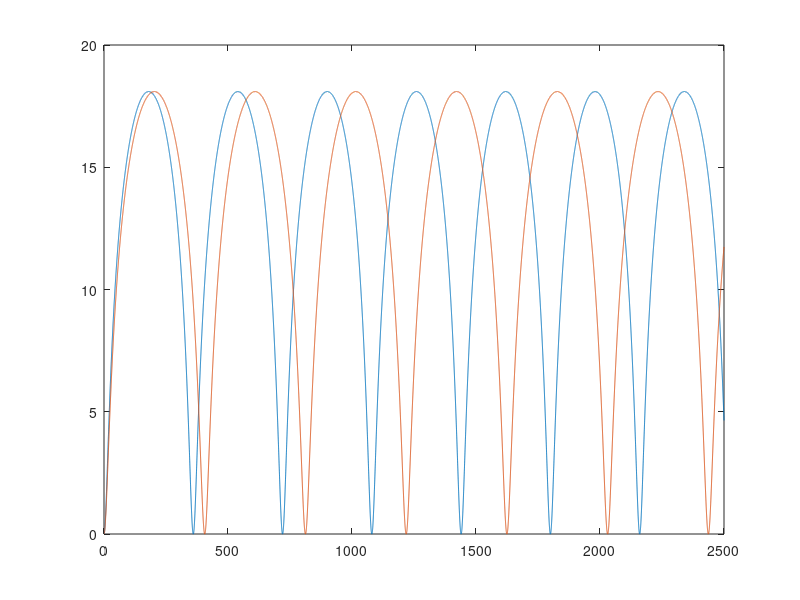

Here is the MATLAB script that generated this plot: (Note: this script raises an error after producing the figure.)
clc
clear all

A = 1 ; %incident signal
d1 = 1 ; %chosen diameter of main pipe in inches
d2 = 4 ; %chosen diameter of expansion chamber in inches
s1 = (pi*(.0254*d1).^2)./4 ; %cross-sectional area s1 in m^2
s2 = (pi*(.0254*d2).^2)./4 ; %cross-sectional area s2 in m^2
T1 = 20 ; %in °C
TEMPK1 = T1 + 273.15 ; %convert to Kelvin
c1 = 20.0457.*sqrt(TEMPK1) ; %speed of sound in m/s
rho1 = 101325./(287.058.*TEMPK1) ;
L = c1./(4.*180) ; %designing for a target frequency of 180 Hz
f_cutoff = (1.84.*c1)./(pi.*d2.*.0254) ;

TL_vec = [] ;
for f = 1:.1:2500
    k1 = (2.*pi.*f)./c1 ;
    B = [-1 1 1 0; 0 exp(-i.*k1.*L) exp(i.*k1.*L) -1; s1 s2 -s2 0; 0 s2.*exp(-i.*k1.*L) -s2.*exp(i.*k1.*L) -s1] ;
    C = [A; 0; s1.*A; 0] ;
    x = linsolve(B,C) ;
    E = x(4,:) ; %transmitted signal
    TL = 10.*log10(((abs(A).^2).*s1)./((abs(E).^2).*s1)) ;
    TL_vec = [TL_vec TL] ;
end
f_axis = [1:.1:2500] ;
plot(f_axis, TL_vec) ;

hold on

for T2 = 100 ; %in °C
TEMPK2 = T2 + 273.15 ; %convert to Kelvin
c2 = 20.0457.*sqrt(TEMPK2) ; %speed of sound in m/s
rho2 = 101325./(287.058.*TEMPK2) ;
    TL_vec = [] ; 
    for f = 1:.1:2500 
    k2 = (2.*pi.*f)./c2 ;
    B = [-1 1 1 0; 0 exp(-i.*k2.*L) exp(i.*k2.*L) -1; s1 s2 -s2 0; 0 s2.*exp(-i.*k2.*L) -s2.*exp(i.*k2.*L) -s1] ;
    C = [A; 0; s1.*A; 0] ;
    x = linsolve(B,C) ;
    E = x(4,:) ; %transmitted signal
    TL = 10.*log10(((abs(A).^2).*s1)./((abs(E).^2).*s1)) ;
    TL_vec = [TL_vec TL] ;
end
f_axis = [1:.1:2500] ;
plot(f_axis, TL_vec)
end

xline(180) ; %chosen target frequency of 180 Hz
xline(f_cutoff) 
legend('T1 = 20 °C','T2 = 100 °C','f target','f cutoff') ;
title('Simple Expansion Chamber');
xlabel('frequency [Hz]');
ylabel('Transmission Loss [dB]');